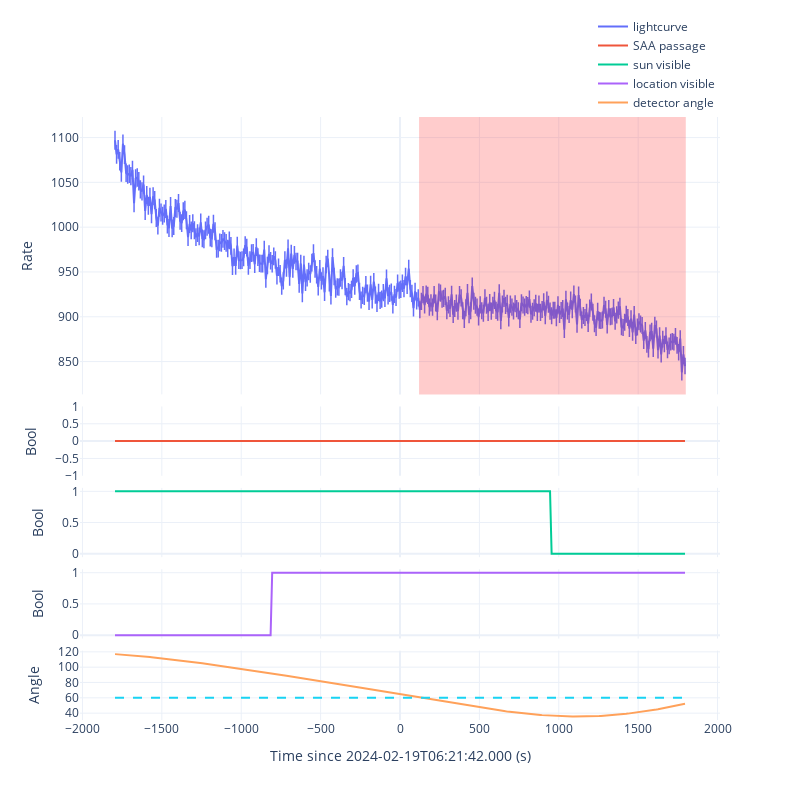
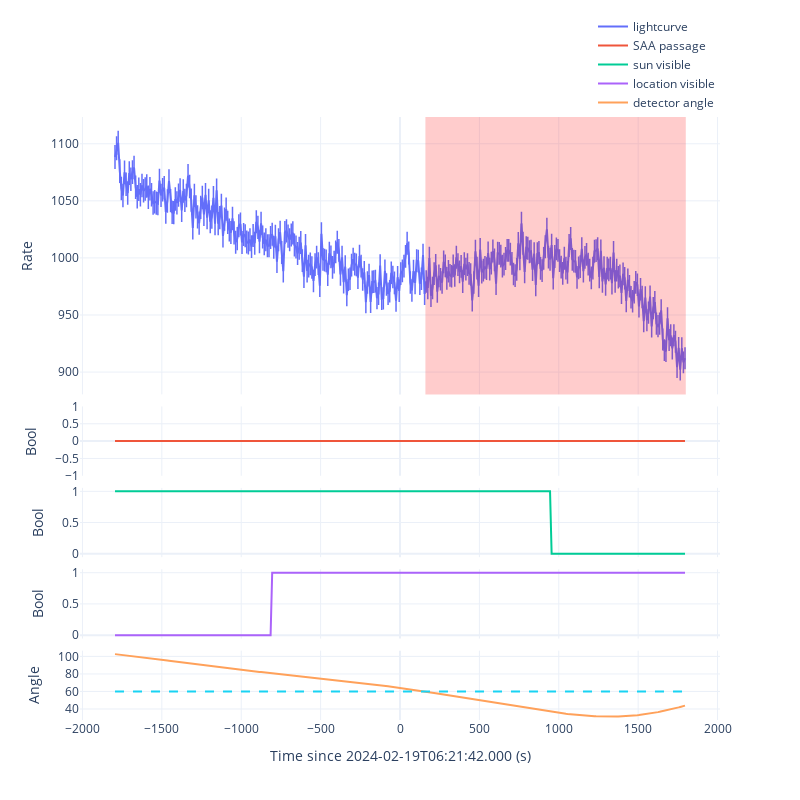
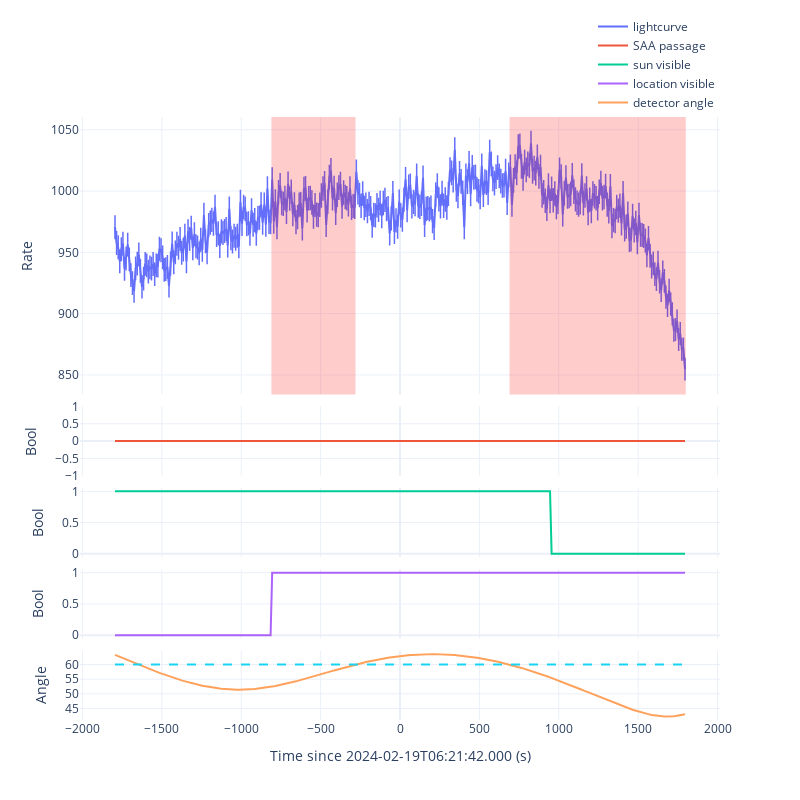
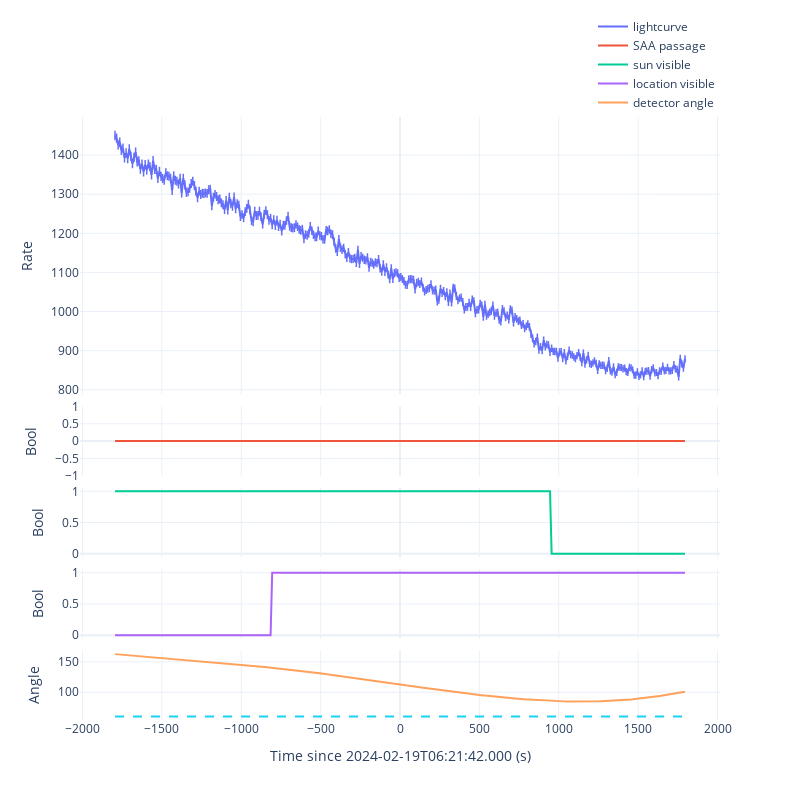

Here is the notebook cell these charts were saved with, in order:
### Code cell
gbm_goback_geo = gbmGeometry(file=gbm_goback_rtv.rtv_res['poshist'])

for det in ['n0', 'n1', 'n2', 'n3', 'n4', 'n5', 'n6', 'n7', 'n8', 'n9', 'na', 'nb']:
    gbm_tte = gbmTTE(gbm_rtv.rtv_res['tte'][det])
    gbm_tte.timezero = fermi_met
    gbm_tte.filter_time([-1800, 1800])
    if det[0] == 'n': 
        gbm_tte.filter_energy([8, 900])
    else: 
        gbm_tte.filter_energy([300, 38000])
    gbm_tte.lc_binsize = 10

    gbm_saa = gbm_goback_geo.saa_passage(met=gbm_tte.lc_time+fermi_goback_met)
    gbm_sun = gbm_goback_geo.sun_visible(met=gbm_tte.lc_time+fermi_goback_met)
    gbm_loc = gbm_goback_geo.location_visible(ra=80.016, dec=25.541, met=gbm_tte.lc_time+fermi_goback_met)
    gbm_ang = gbm_goback_geo.detector_angle(ra=80.016, dec=25.541, det=det, met=gbm_tte.lc_time+fermi_goback_met)

    roi_list = []
    for i in range(len(gbm_tte.lc_time)):
        if not gbm_saa[i] and gbm_loc[i] and gbm_ang[i] < 60:
            roi_list.append(gbm_tte.lc_bin_list[i])
    roi_list = union(roi_list)
    
    print(msg_format(f'extract light curve for {det}'))
    
    fig = make_subplots(
        rows=5, cols=1,
        row_heights=[0.8, 0.2, 0.2, 0.2, 0.2], 
        shared_xaxes=True,
        horizontal_spacing=0,
        vertical_spacing=0.02)
    
    lc = go.Scatter(x=gbm_tte.lc_time, 
                    y=gbm_tte.lc_src_rate, 
                    mode='lines+markers', 
                    name='lightcurve', 
                    showlegend=True, 
                    error_y=dict(
                        type='data',
                        array=gbm_tte.lc_src_rate_err,
                        thickness=1.5,
                        width=0), 
                    marker=dict(symbol='cross-thin', size=0))
    fig.add_trace(lc, row=1, col=1)
    
    for roi in roi_list:
        fig.add_vrect(x0=roi[0], x1=roi[1], fillcolor='red', opacity=0.2, line_width=0, row=1, col=1)
    
    saa = go.Scatter(x=gbm_tte.lc_time, 
                     y=gbm_saa.astype(int), 
                     mode='lines', 
                     name='SAA passage', 
                     showlegend=True)
    fig.add_trace(saa, row=2, col=1)
    
    sun = go.Scatter(x=gbm_tte.lc_time, 
                     y=gbm_sun.astype(int), 
                     mode='lines', 
                     name='sun visible', 
                     showlegend=True)
    fig.add_trace(sun, row=3, col=1)
    
    loc = go.Scatter(x=gbm_tte.lc_time, 
                     y=gbm_loc.astype(int), 
                     mode='lines', 
                     name='location visible', 
                     showlegend=True)
    fig.add_trace(loc, row=4, col=1)
    
    ang = go.Scatter(x=gbm_tte.lc_time, 
                     y=gbm_ang, 
                     mode='lines', 
                     name='detector angle', 
                     showlegend=True)
    a60 = go.Scatter(x=gbm_tte.lc_time, 
                     y=[60]*len(gbm_tte.lc_time), 
                     mode='lines', 
                     showlegend=False, 
                     line=dict(width=2, dash='dash'))
    fig.add_trace(ang, row=5, col=1)
    fig.add_trace(a60, row=5, col=1)
    
    fig.update_xaxes(title_text=f'Time since {gbm_tte.timezero_utc} (s)', row=5, col=1)
    fig.update_yaxes(title_text=f'Rate', row=1, col=1)
    fig.update_yaxes(title_text=f'Bool', row=2, col=1)
    fig.update_yaxes(title_text=f'Bool', row=3, col=1)
    fig.update_yaxes(title_text=f'Bool', row=4, col=1)
    fig.update_yaxes(title_text=f'Angle', row=5, col=1)
    fig.update_layout(template='plotly_white', height=800, width=800)
    fig.update_layout(legend=dict(x=1, y=1, xanchor='right', yanchor='bottom'))
    
    fig.show()

### Figure 1 — Plotly figure (JSON) as saved in the notebook; plotly's stock layout.template omitted (floating-point values rounded to 4 significant figures; data arrays with more than 128 entries replaced by an {"elided": "..."} marker saying what was removed)
{"data": [{"error_y": {"array": {"elided": "360 float values"}, "thickness": 1.5, "type": "data", "width": 0}, "marker": {"size": 0, "symbol": "cross-thin"}, "mode": "lines+markers", "name": "lightcurve", "showlegend": true, "type": "scatter", "x": {"elided": "360 int values"}, "xaxis": "x", "y": {"elided": "360 float values"}, "yaxis": "y"}, {"mode": "lines", "name": "SAA passage", "showlegend": true, "type": "scatter", "x": {"elided": "360 int values"}, "xaxis": "x2", "y": {"elided": "360 int values"}, "yaxis": "y2"}, {"mode": "lines", "name": "sun visible", "showlegend": true, "type": "scatter", "x": {"elided": "360 int values"}, "xaxis": "x3", "y": {"elided": "360 int values"}, "yaxis": "y3"}, {"mode": "lines", "name": "location visible", "showlegend": true, "type": "scatter", "x": {"elided": "360 int values"}, "xaxis": "x4", "y": {"elided": "360 int values"}, "yaxis": "y4"}, {"mode": "lines", "name": "detector angle", "showlegend": true, "type": "scatter", "x": {"elided": "360 int values"}, "xaxis": "x5", "y": {"elided": "360 float values"}, "yaxis": "y5"}, {"line": {"dash": "dash", "width": 2}, "mode": "lines", "showlegend": false, "type": "scatter", "x": {"elided": "360 int values"}, "xaxis": "x5", "y": {"elided": "360 int values"}, "yaxis": "y5"}], "layout": {"height": 800, "legend": {"x": 1, "xanchor": "right", "y": 1, "yanchor": "bottom"}, "shapes": [{"fillcolor": "red", "line": {"width": 0}, "opacity": 0.2, "type": "rect", "x0": 120, "x1": 1800, "xref": "x", "y0": 0, "y1": 1, "yref": "y domain"}], "width": 800, "xaxis": {"anchor": "y", "domain": [0, 1], "matches": "x5", "showticklabels": false}, "xaxis2": {"anchor": "y2", "domain": [0, 1], "matches": "x5", "showticklabels": false}, "xaxis3": {"anchor": "y3", "domain": [0, 1], "matches": "x5", "showticklabels": false}, "xaxis4": {"anchor": "y4", "domain": [0, 1], "matches": "x5", "showticklabels": false}, "xaxis5": {"anchor": "y5", "domain": [0, 1], "title": {"text": "Time since 2024-02-19T06:21:42.000 (s)"}}, "yaxis": {"anchor": "x", "domain": [0.54, 1], "title": {"text": "Rate"}}, "yaxis2": {"anchor": "x2", "domain": [0.405, 0.52], "title": {"text": "Bool"}}, "yaxis3": {"anchor": "x3", "domain": [0.27, 0.385], "title": {"text": "Bool"}}, "yaxis4": {"anchor": "x4", "domain": [0.135, 0.25], "title": {"text": "Bool"}}, "yaxis5": {"anchor": "x5", "domain": [0, 0.115], "title": {"text": "Angle"}}}}

### Figure 2 — Plotly figure (JSON) as saved in the notebook; plotly's stock layout.template omitted (floating-point values rounded to 4 significant figures; data arrays with more than 128 entries replaced by an {"elided": "..."} marker saying what was removed)
{"data": [{"error_y": {"array": {"elided": "360 float values"}, "thickness": 1.5, "type": "data", "width": 0}, "marker": {"size": 0, "symbol": "cross-thin"}, "mode": "lines+markers", "name": "lightcurve", "showlegend": true, "type": "scatter", "x": {"elided": "360 int values"}, "xaxis": "x", "y": {"elided": "360 float values"}, "yaxis": "y"}, {"mode": "lines", "name": "SAA passage", "showlegend": true, "type": "scatter", "x": {"elided": "360 int values"}, "xaxis": "x2", "y": {"elided": "360 int values"}, "yaxis": "y2"}, {"mode": "lines", "name": "sun visible", "showlegend": true, "type": "scatter", "x": {"elided": "360 int values"}, "xaxis": "x3", "y": {"elided": "360 int values"}, "yaxis": "y3"}, {"mode": "lines", "name": "location visible", "showlegend": true, "type": "scatter", "x": {"elided": "360 int values"}, "xaxis": "x4", "y": {"elided": "360 int values"}, "yaxis": "y4"}, {"mode": "lines", "name": "detector angle", "showlegend": true, "type": "scatter", "x": {"elided": "360 int values"}, "xaxis": "x5", "y": {"elided": "360 float values"}, "yaxis": "y5"}, {"line": {"dash": "dash", "width": 2}, "mode": "lines", "showlegend": false, "type": "scatter", "x": {"elided": "360 int values"}, "xaxis": "x5", "y": {"elided": "360 int values"}, "yaxis": "y5"}], "layout": {"height": 800, "legend": {"x": 1, "xanchor": "right", "y": 1, "yanchor": "bottom"}, "shapes": [{"fillcolor": "red", "line": {"width": 0}, "opacity": 0.2, "type": "rect", "x0": 160, "x1": 1800, "xref": "x", "y0": 0, "y1": 1, "yref": "y domain"}], "width": 800, "xaxis": {"anchor": "y", "domain": [0, 1], "matches": "x5", "showticklabels": false}, "xaxis2": {"anchor": "y2", "domain": [0, 1], "matches": "x5", "showticklabels": false}, "xaxis3": {"anchor": "y3", "domain": [0, 1], "matches": "x5", "showticklabels": false}, "xaxis4": {"anchor": "y4", "domain": [0, 1], "matches": "x5", "showticklabels": false}, "xaxis5": {"anchor": "y5", "domain": [0, 1], "title": {"text": "Time since 2024-02-19T06:21:42.000 (s)"}}, "yaxis": {"anchor": "x", "domain": [0.54, 1], "title": {"text": "Rate"}}, "yaxis2": {"anchor": "x2", "domain": [0.405, 0.52], "title": {"text": "Bool"}}, "yaxis3": {"anchor": "x3", "domain": [0.27, 0.385], "title": {"text": "Bool"}}, "yaxis4": {"anchor": "x4", "domain": [0.135, 0.25], "title": {"text": "Bool"}}, "yaxis5": {"anchor": "x5", "domain": [0, 0.115], "title": {"text": "Angle"}}}}

### Figure 3 — Plotly figure (JSON) as saved in the notebook; plotly's stock layout.template omitted (floating-point values rounded to 4 significant figures; data arrays with more than 128 entries replaced by an {"elided": "..."} marker saying what was removed)
{"data": [{"error_y": {"array": {"elided": "360 float values"}, "thickness": 1.5, "type": "data", "width": 0}, "marker": {"size": 0, "symbol": "cross-thin"}, "mode": "lines+markers", "name": "lightcurve", "showlegend": true, "type": "scatter", "x": {"elided": "360 int values"}, "xaxis": "x", "y": {"elided": "360 float values"}, "yaxis": "y"}, {"mode": "lines", "name": "SAA passage", "showlegend": true, "type": "scatter", "x": {"elided": "360 int values"}, "xaxis": "x2", "y": {"elided": "360 int values"}, "yaxis": "y2"}, {"mode": "lines", "name": "sun visible", "showlegend": true, "type": "scatter", "x": {"elided": "360 int values"}, "xaxis": "x3", "y": {"elided": "360 int values"}, "yaxis": "y3"}, {"mode": "lines", "name": "location visible", "showlegend": true, "type": "scatter", "x": {"elided": "360 int values"}, "xaxis": "x4", "y": {"elided": "360 int values"}, "yaxis": "y4"}, {"mode": "lines", "name": "detector angle", "showlegend": true, "type": "scatter", "x": {"elided": "360 int values"}, "xaxis": "x5", "y": {"elided": "360 float values"}, "yaxis": "y5"}, {"line": {"dash": "dash", "width": 2}, "mode": "lines", "showlegend": false, "type": "scatter", "x": {"elided": "360 int values"}, "xaxis": "x5", "y": {"elided": "360 int values"}, "yaxis": "y5"}], "layout": {"height": 800, "legend": {"x": 1, "xanchor": "right", "y": 1, "yanchor": "bottom"}, "shapes": [{"fillcolor": "red", "line": {"width": 0}, "opacity": 0.2, "type": "rect", "x0": -810, "x1": -280, "xref": "x", "y0": 0, "y1": 1, "yref": "y domain"}, {"fillcolor": "red", "line": {"width": 0}, "opacity": 0.2, "type": "rect", "x0": 690, "x1": 1800, "xref": "x", "y0": 0, "y1": 1, "yref": "y domain"}], "width": 800, "xaxis": {"anchor": "y", "domain": [0, 1], "matches": "x5", "showticklabels": false}, "xaxis2": {"anchor": "y2", "domain": [0, 1], "matches": "x5", "showticklabels": false}, "xaxis3": {"anchor": "y3", "domain": [0, 1], "matches": "x5", "showticklabels": false}, "xaxis4": {"anchor": "y4", "domain": [0, 1], "matches": "x5", "showticklabels": false}, "xaxis5": {"anchor": "y5", "domain": [0, 1], "title": {"text": "Time since 2024-02-19T06:21:42.000 (s)"}}, "yaxis": {"anchor": "x", "domain": [0.54, 1], "title": {"text": "Rate"}}, "yaxis2": {"anchor": "x2", "domain": [0.405, 0.52], "title": {"text": "Bool"}}, "yaxis3": {"anchor": "x3", "domain": [0.27, 0.385], "title": {"text": "Bool"}}, "yaxis4": {"anchor": "x4", "domain": [0.135, 0.25], "title": {"text": "Bool"}}, "yaxis5": {"anchor": "x5", "domain": [0, 0.115], "title": {"text": "Angle"}}}}

### Figure 4 — Plotly figure (JSON) as saved in the notebook; plotly's stock layout.template omitted (floating-point values rounded to 4 significant figures; data arrays with more than 128 entries replaced by an {"elided": "..."} marker saying what was removed)
{"data": [{"error_y": {"array": {"elided": "360 float values"}, "thickness": 1.5, "type": "data", "width": 0}, "marker": {"size": 0, "symbol": "cross-thin"}, "mode": "lines+markers", "name": "lightcurve", "showlegend": true, "type": "scatter", "x": {"elided": "360 int values"}, "xaxis": "x", "y": {"elided": "360 float values"}, "yaxis": "y"}, {"mode": "lines", "name": "SAA passage", "showlegend": true, "type": "scatter", "x": {"elided": "360 int values"}, "xaxis": "x2", "y": {"elided": "360 int values"}, "yaxis": "y2"}, {"mode": "lines", "name": "sun visible", "showlegend": true, "type": "scatter", "x": {"elided": "360 int values"}, "xaxis": "x3", "y": {"elided": "360 int values"}, "yaxis": "y3"}, {"mode": "lines", "name": "location visible", "showlegend": true, "type": "scatter", "x": {"elided": "360 int values"}, "xaxis": "x4", "y": {"elided": "360 int values"}, "yaxis": "y4"}, {"mode": "lines", "name": "detector angle", "showlegend": true, "type": "scatter", "x": {"elided": "360 int values"}, "xaxis": "x5", "y": {"elided": "360 float values"}, "yaxis": "y5"}, {"line": {"dash": "dash", "width": 2}, "mode": "lines", "showlegend": false, "type": "scatter", "x": {"elided": "360 int values"}, "xaxis": "x5", "y": {"elided": "360 int values"}, "yaxis": "y5"}], "layout": {"height": 800, "legend": {"x": 1, "xanchor": "right", "y": 1, "yanchor": "bottom"}, "width": 800, "xaxis": {"anchor": "y", "domain": [0, 1], "matches": "x5", "showticklabels": false}, "xaxis2": {"anchor": "y2", "domain": [0, 1], "matches": "x5", "showticklabels": false}, "xaxis3": {"anchor": "y3", "domain": [0, 1], "matches": "x5", "showticklabels": false}, "xaxis4": {"anchor": "y4", "domain": [0, 1], "matches": "x5", "showticklabels": false}, "xaxis5": {"anchor": "y5", "domain": [0, 1], "title": {"text": "Time since 2024-02-19T06:21:42.000 (s)"}}, "yaxis": {"anchor": "x", "domain": [0.54, 1], "title": {"text": "Rate"}}, "yaxis2": {"anchor": "x2", "domain": [0.405, 0.52], "title": {"text": "Bool"}}, "yaxis3": {"anchor": "x3", "domain": [0.27, 0.385], "title": {"text": "Bool"}}, "yaxis4": {"anchor": "x4", "domain": [0.135, 0.25], "title": {"text": "Bool"}}, "yaxis5": {"anchor": "x5", "domain": [0, 0.115], "title": {"text": "Angle"}}}}
